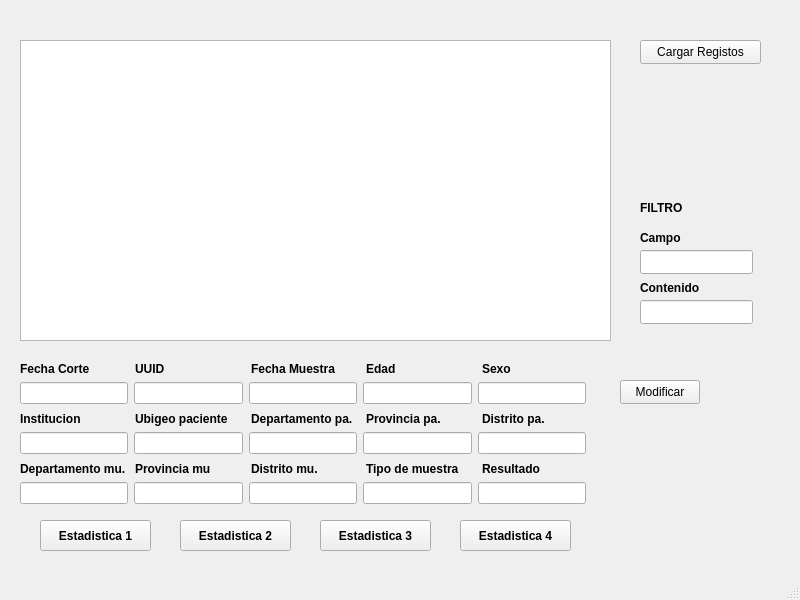
<?xml version="1.0" encoding="UTF-8"?>
<ui version="4.0">
 <class>Principal</class>
 <widget class="QMainWindow" name="Principal">
  <property name="geometry">
   <rect>
    <x>0</x>
    <y>0</y>
    <width>800</width>
    <height>600</height>
   </rect>
  </property>
  <property name="windowTitle">
   <string>MainWindow</string>
  </property>
  <widget class="QWidget" name="centralwidget">
   <widget class="QPushButton" name="estadistica1">
    <property name="geometry">
     <rect>
      <x>40</x>
      <y>520</y>
      <width>111</width>
      <height>31</height>
     </rect>
    </property>
    <property name="font">
     <font>
      <bold>true</bold>
     </font>
    </property>
    <property name="text">
     <string>Estadistica 1</string>
    </property>
   </widget>
   <widget class="QPushButton" name="estadistica2">
    <property name="geometry">
     <rect>
      <x>180</x>
      <y>520</y>
      <width>111</width>
      <height>31</height>
     </rect>
    </property>
    <property name="font">
     <font>
      <bold>true</bold>
     </font>
    </property>
    <property name="text">
     <string>Estadistica 2</string>
    </property>
   </widget>
   <widget class="QPushButton" name="estadistica3">
    <property name="geometry">
     <rect>
      <x>320</x>
      <y>520</y>
      <width>111</width>
      <height>31</height>
     </rect>
    </property>
    <property name="font">
     <font>
      <bold>true</bold>
     </font>
    </property>
    <property name="text">
     <string>Estadistica 3</string>
    </property>
   </widget>
   <widget class="QPushButton" name="estadistica4">
    <property name="geometry">
     <rect>
      <x>460</x>
      <y>520</y>
      <width>111</width>
      <height>31</height>
     </rect>
    </property>
    <property name="font">
     <font>
      <bold>true</bold>
     </font>
    </property>
    <property name="text">
     <string>Estadistica 4</string>
    </property>
   </widget>
   <widget class="QTableWidget" name="tabla">
    <property name="geometry">
     <rect>
      <x>20</x>
      <y>40</y>
      <width>591</width>
      <height>301</height>
     </rect>
    </property>
   </widget>
   <widget class="QPushButton" name="CargaRegistro">
    <property name="geometry">
     <rect>
      <x>640</x>
      <y>40</y>
      <width>121</width>
      <height>24</height>
     </rect>
    </property>
    <property name="text">
     <string>Cargar Registos</string>
    </property>
   </widget>
   <widget class="QPushButton" name="Modificar">
    <property name="geometry">
     <rect>
      <x>620</x>
      <y>380</y>
      <width>80</width>
      <height>24</height>
     </rect>
    </property>
    <property name="text">
     <string>Modificar</string>
    </property>
   </widget>
   <widget class="QWidget" name="layoutWidget">
    <property name="geometry">
     <rect>
      <x>20</x>
      <y>380</y>
      <width>566</width>
      <height>26</height>
     </rect>
    </property>
    <layout class="QHBoxLayout" name="horizontalLayout">
     <item>
      <widget class="QLineEdit" name="LfechaCorte"/>
     </item>
     <item>
      <widget class="QLineEdit" name="Luuid"/>
     </item>
     <item>
      <widget class="QLineEdit" name="LfechaMuesta"/>
     </item>
     <item>
      <widget class="QLineEdit" name="Ledad"/>
     </item>
     <item>
      <widget class="QLineEdit" name="Lsexo"/>
     </item>
    </layout>
   </widget>
   <widget class="QWidget" name="layoutWidget">
    <property name="geometry">
     <rect>
      <x>20</x>
      <y>360</y>
      <width>571</width>
      <height>18</height>
     </rect>
    </property>
    <layout class="QHBoxLayout" name="horizontalLayout_2">
     <item>
      <widget class="QLabel" name="label_3">
       <property name="font">
        <font>
         <bold>true</bold>
        </font>
       </property>
       <property name="text">
        <string>Fecha Corte</string>
       </property>
      </widget>
     </item>
     <item>
      <widget class="QLabel" name="label_5">
       <property name="font">
        <font>
         <bold>true</bold>
        </font>
       </property>
       <property name="text">
        <string>UUID</string>
       </property>
      </widget>
     </item>
     <item>
      <widget class="QLabel" name="label_2">
       <property name="font">
        <font>
         <bold>true</bold>
        </font>
       </property>
       <property name="text">
        <string>Fecha Muestra</string>
       </property>
      </widget>
     </item>
     <item>
      <widget class="QLabel" name="label">
       <property name="font">
        <font>
         <bold>true</bold>
        </font>
       </property>
       <property name="text">
        <string>Edad</string>
       </property>
      </widget>
     </item>
     <item>
      <widget class="QLabel" name="label_4">
       <property name="font">
        <font>
         <bold>true</bold>
        </font>
       </property>
       <property name="text">
        <string>Sexo</string>
       </property>
      </widget>
     </item>
    </layout>
   </widget>
   <widget class="QWidget" name="layoutWidget_2">
    <property name="geometry">
     <rect>
      <x>20</x>
      <y>410</y>
      <width>571</width>
      <height>18</height>
     </rect>
    </property>
    <layout class="QHBoxLayout" name="horizontalLayout_3">
     <item>
      <widget class="QLabel" name="label_6">
       <property name="font">
        <font>
         <bold>true</bold>
        </font>
       </property>
       <property name="text">
        <string>Institucion</string>
       </property>
      </widget>
     </item>
     <item>
      <widget class="QLabel" name="label_7">
       <property name="font">
        <font>
         <bold>true</bold>
        </font>
       </property>
       <property name="text">
        <string>Ubigeo paciente</string>
       </property>
      </widget>
     </item>
     <item>
      <widget class="QLabel" name="label_8">
       <property name="font">
        <font>
         <bold>true</bold>
        </font>
       </property>
       <property name="text">
        <string>Departamento pa.</string>
       </property>
      </widget>
     </item>
     <item>
      <widget class="QLabel" name="label_9">
       <property name="font">
        <font>
         <bold>true</bold>
        </font>
       </property>
       <property name="text">
        <string>Provincia pa.</string>
       </property>
      </widget>
     </item>
     <item>
      <widget class="QLabel" name="label_10">
       <property name="font">
        <font>
         <bold>true</bold>
        </font>
       </property>
       <property name="text">
        <string>Distrito pa.</string>
       </property>
      </widget>
     </item>
    </layout>
   </widget>
   <widget class="QWidget" name="layoutWidget_3">
    <property name="geometry">
     <rect>
      <x>20</x>
      <y>430</y>
      <width>566</width>
      <height>26</height>
     </rect>
    </property>
    <layout class="QHBoxLayout" name="horizontalLayout_4">
     <item>
      <widget class="QLineEdit" name="Linstitucion"/>
     </item>
     <item>
      <widget class="QLineEdit" name="LubigeoPaciente"/>
     </item>
     <item>
      <widget class="QLineEdit" name="LdepartamentoPaciente"/>
     </item>
     <item>
      <widget class="QLineEdit" name="LprovinciaPaciente"/>
     </item>
     <item>
      <widget class="QLineEdit" name="LdistritoPaciente"/>
     </item>
    </layout>
   </widget>
   <widget class="QWidget" name="layoutWidget_4">
    <property name="geometry">
     <rect>
      <x>20</x>
      <y>480</y>
      <width>566</width>
      <height>26</height>
     </rect>
    </property>
    <layout class="QHBoxLayout" name="horizontalLayout_5">
     <item>
      <widget class="QLineEdit" name="LdepartamentoMuestra"/>
     </item>
     <item>
      <widget class="QLineEdit" name="LprovinciaMuestra"/>
     </item>
     <item>
      <widget class="QLineEdit" name="LdistritoMuestra"/>
     </item>
     <item>
      <widget class="QLineEdit" name="LtipoMuestra"/>
     </item>
     <item>
      <widget class="QLineEdit" name="Lresultado"/>
     </item>
    </layout>
   </widget>
   <widget class="QWidget" name="layoutWidget_5">
    <property name="geometry">
     <rect>
      <x>20</x>
      <y>460</y>
      <width>571</width>
      <height>18</height>
     </rect>
    </property>
    <layout class="QHBoxLayout" name="horizontalLayout_6">
     <item>
      <widget class="QLabel" name="label_11">
       <property name="font">
        <font>
         <bold>true</bold>
        </font>
       </property>
       <property name="text">
        <string>Departamento mu.</string>
       </property>
      </widget>
     </item>
     <item>
      <widget class="QLabel" name="label_12">
       <property name="font">
        <font>
         <bold>true</bold>
        </font>
       </property>
       <property name="text">
        <string>Provincia mu</string>
       </property>
      </widget>
     </item>
     <item>
      <widget class="QLabel" name="label_13">
       <property name="font">
        <font>
         <bold>true</bold>
        </font>
       </property>
       <property name="text">
        <string>Distrito mu.</string>
       </property>
      </widget>
     </item>
     <item>
      <widget class="QLabel" name="label_14">
       <property name="font">
        <font>
         <bold>true</bold>
        </font>
       </property>
       <property name="text">
        <string>Tipo de muestra</string>
       </property>
      </widget>
     </item>
     <item>
      <widget class="QLabel" name="label_15">
       <property name="font">
        <font>
         <bold>true</bold>
        </font>
       </property>
       <property name="text">
        <string>Resultado</string>
       </property>
      </widget>
     </item>
    </layout>
   </widget>
   <widget class="QLineEdit" name="Contenido">
    <property name="geometry">
     <rect>
      <x>640</x>
      <y>300</y>
      <width>113</width>
      <height>24</height>
     </rect>
    </property>
   </widget>
   <widget class="QLabel" name="label_16">
    <property name="geometry">
     <rect>
      <x>640</x>
      <y>280</y>
      <width>109</width>
      <height>16</height>
     </rect>
    </property>
    <property name="font">
     <font>
      <bold>true</bold>
     </font>
    </property>
    <property name="text">
     <string>Contenido</string>
    </property>
   </widget>
   <widget class="QLineEdit" name="Campo">
    <property name="geometry">
     <rect>
      <x>640</x>
      <y>250</y>
      <width>113</width>
      <height>24</height>
     </rect>
    </property>
   </widget>
   <widget class="QLabel" name="label_17">
    <property name="geometry">
     <rect>
      <x>640</x>
      <y>230</y>
      <width>109</width>
      <height>16</height>
     </rect>
    </property>
    <property name="font">
     <font>
      <bold>true</bold>
     </font>
    </property>
    <property name="text">
     <string>Campo</string>
    </property>
   </widget>
   <widget class="QLabel" name="label_18">
    <property name="geometry">
     <rect>
      <x>640</x>
      <y>200</y>
      <width>109</width>
      <height>16</height>
     </rect>
    </property>
    <property name="font">
     <font>
      <bold>true</bold>
     </font>
    </property>
    <property name="text">
     <string>FILTRO</string>
    </property>
   </widget>
  </widget>
  <widget class="QMenuBar" name="menubar">
   <property name="geometry">
    <rect>
     <x>0</x>
     <y>0</y>
     <width>800</width>
     <height>21</height>
    </rect>
   </property>
  </widget>
  <widget class="QStatusBar" name="statusbar"/>
 </widget>
 <resources/>
 <connections/>
</ui>
